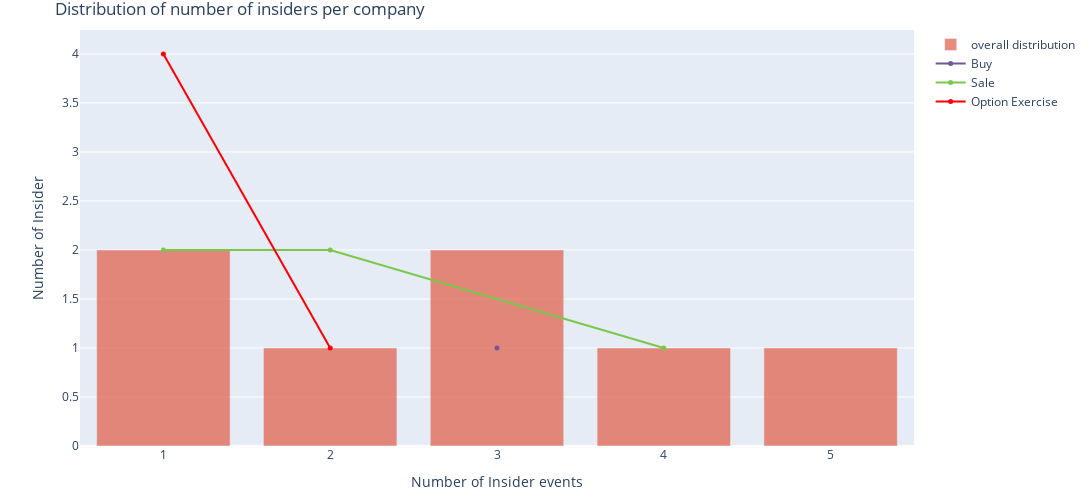

Notebook source saved alongside this figure:
### Markdown cell above
In this case, I estimated the number of incidents that each insider had and then grouped them to get the number of insiders who have a specific amount of occurrences.

### Code cell
insider_eda.plotly_individual_insider_activity()

### Figure 1 — Plotly figure (JSON) as saved in the notebook; plotly's stock layout.template omitted (floating-point values rounded to 4 significant figures)
{"data": [{"marker": {"color": "#e15c46"}, "name": "overall distribution", "opacity": 0.7, "type": "bar", "x": [1, 2, 3, 4, 5], "y": [2, 1, 2, 1, 1]}, {"marker": {"color": "#735797", "size": 5}, "mode": "lines+markers", "name": "Buy", "type": "scatter", "x": [3], "y": [1]}, {"marker": {"color": "#7ac74c", "size": 5}, "mode": "lines+markers", "name": "Sale", "type": "scatter", "x": [1, 2, 4], "y": [2, 2, 1]}, {"marker": {"color": "#FF0000", "size": 5}, "mode": "lines+markers", "name": "Option Exercise", "type": "scatter", "x": [1, 2], "y": [4, 1]}], "layout": {"autosize": false, "height": 500, "hovermode": "x unified", "margin": {"b": 50, "l": 80, "r": 30, "t": 30}, "title": {"text": "Distribution of number of insiders per company"}, "width": 1400, "xaxis": {"title": {"text": "Number of Insider events"}}, "yaxis": {"title": {"text": "Number of Insider"}}}}
